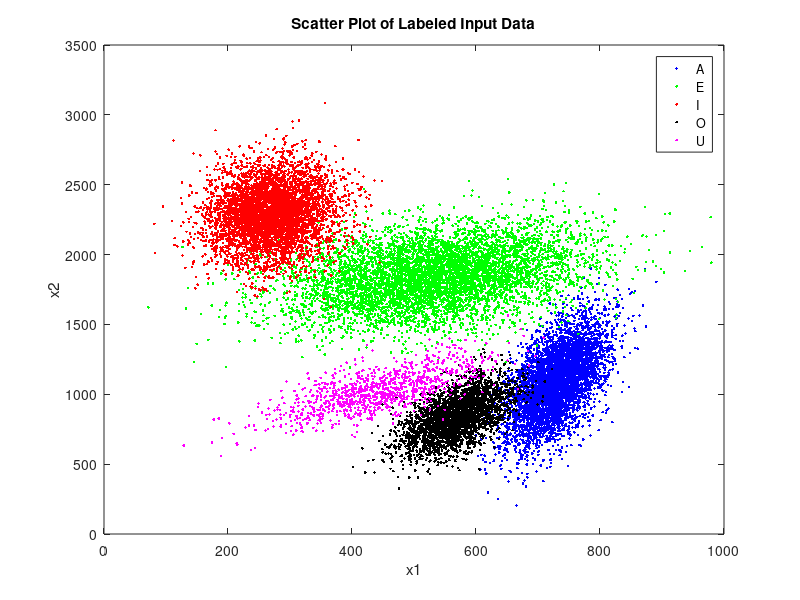

MATLAB code for this plot: (Note: this script raises an error after producing the figure.)
% Homework 6: k-means

%clc;
%clear all;
%close all;


dataset = load('vowels.mat');

M = 5;
mu_0 = repmat(min(dataset.allvow), 5, 1) + repmat(max(dataset.allvow) - min(dataset.allvow), 5, 1) .* rand(5,2);
%mu_0 = 1.0e+03*[0.4, 1; 0.6, 1.2; 0.5, 1.4; 0.7, 1.6; 0.8, 1.8];

max_iter = 1000;


% generate scatter plots

 figure;
 plot(dataset.a(:,1), dataset.a(:,2), 'b.');
 hold on;
 plot(dataset.e(:,1), dataset.e(:,2), 'g.');
 plot(dataset.i(:,1), dataset.i(:,2), 'r.');
 plot(dataset.o(:,1), dataset.o(:,2), 'k.');
 plot(dataset.y(:,1), dataset.y(:,2), 'm.');
 xlabel('x1');
 ylabel('x2');
 title('Scatter Plot of Labeled Input Data');
 legend('A', 'E', 'I', 'O', 'U', 'Y');

%%
% run k-means algorithm

[mu, D, ind] = k_means(dataset.allvow, M, mu_0, max_iter);


% plot GMM
%%
for m = 1:M
    
    hold on;
    plot(mu(m,1), mu(m,2),'c o', 'Linewidth', 10); 
end

%%
figure;
 plot(dataset.allvow(ind == 1,1), dataset.allvow(ind == 1,2), 'b.');
 hold on;
 plot(dataset.allvow(ind == 2,1), dataset.allvow(ind == 2,2), 'g.');
 plot(dataset.allvow(ind == 3,1), dataset.allvow(ind == 3,2), 'r.');
 plot(dataset.allvow(ind == 4,1), dataset.allvow(ind == 4,2), 'k.');
 plot(dataset.allvow(ind == 5,1), dataset.allvow(ind == 5,2), 'm.');
 xlabel('x1');
 ylabel('x2');
 title('Scatter Plot of classified input data(KMEANS)');
 legend('A', 'E', 'I', 'O', 'U', 'Y');

for m = 1:M
    hold on;
    plot(mu(m,1), mu(m,2),'c o', 'Linewidth', 10); 
end


